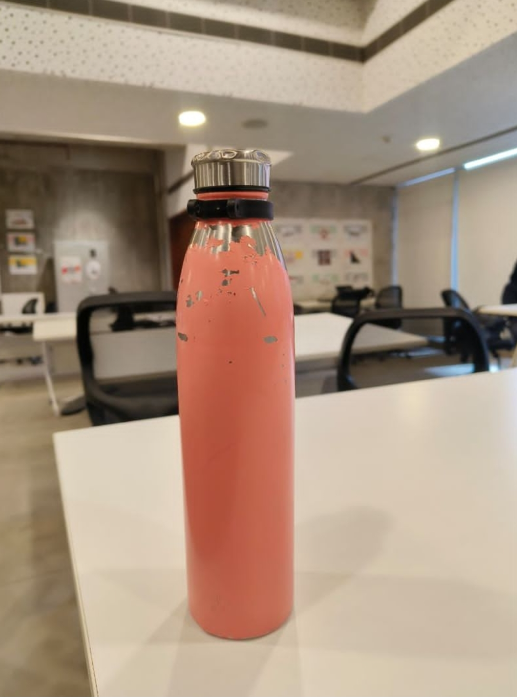
#> input picture img0.png, 517 x 697 px
$ python -i metrics.py   (imports and definitions only)   (older library calls are emulated)
#> lines starting #> are read from the running program, lines starting #| are printed output that depends on the picture; after the words box and inside, x2 and y2 are one past the last pixel; in counts of white or black regions, pixels touching at a corner belong together
#> further down, picture is the input picture: shape (697, 517, 3); mean B, G, R 126.8, 145.6, 168.1
import cv2
import numpy as np

# [29 lines left out: function calculate_ssim, not called in this run]

def calculate_complex_metrics(image):
    """
    Calculate extensive reference-less metrics.
    """
    gray = image
    if len(image.shape) == 3:
        gray = cv2.cvtColor(image, cv2.COLOR_BGR2GRAY)
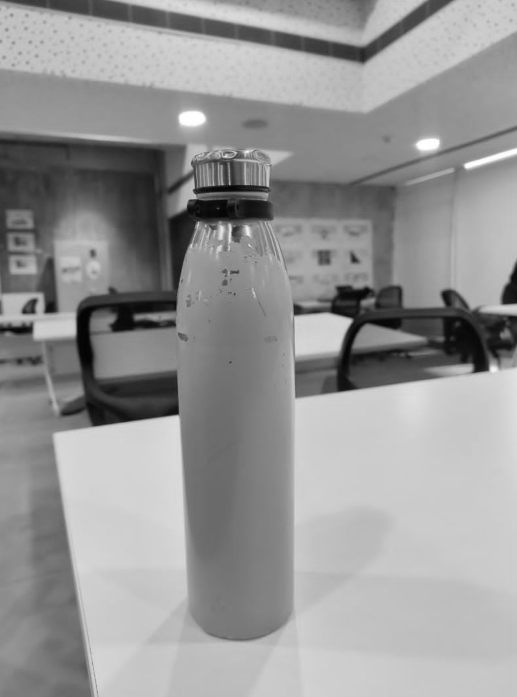
#> gray: shape (697, 517); min 1, max 255, mean 150.2

    metrics = {}

    # --- Traditional Sharpness ---

    # 1. Laplacian Variance
    lap = cv2.Laplacian(gray, cv2.CV_64F)
    metrics['laplacian_var'] = lap.var()

    # 2. Tenengrad
    gx = cv2.Sobel(gray, cv2.CV_64F, 1, 0, ksize=3)
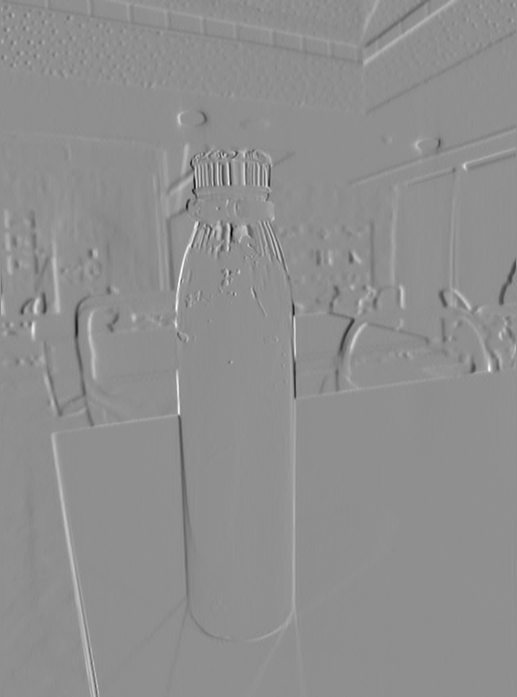
#> gx: shape (697, 517) float64; min -627, max 489, mean 0.7; drawn with min black and max white
    gy = cv2.Sobel(gray, cv2.CV_64F, 0, 1, ksize=3)
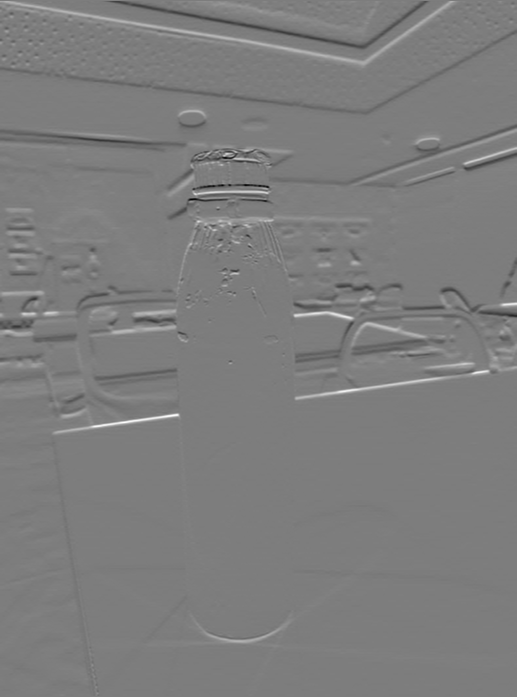
#> gy: shape (697, 517) float64; min -569, max 588, mean 0.5; drawn with min black and max white
    mag = gx**2 + gy**2
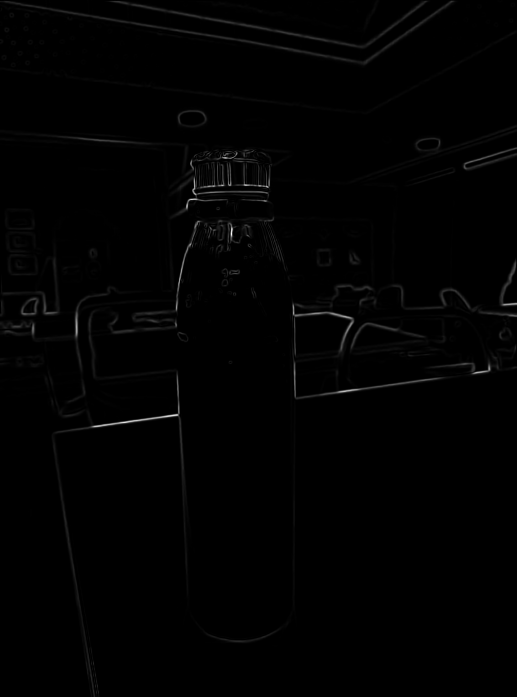
#> mag: shape (697, 517) float64; min 0, max 393658, mean 2973.5; drawn with min black and max white
    metrics['tenengrad'] = np.mean(mag)

    # 3. Brenner Gradient
    # difference between pixel and neighbor 2 steps away
    diff_x = np.subtract(gray[:, 2:], gray[:, :-2], dtype=np.float64)
    diff_y = np.subtract(gray[2:, :], gray[:-2, :], dtype=np.float64)
    metrics['brenner'] = np.mean(diff_x**2) + np.mean(diff_y**2)

    # 4. Modified Laplacian
    # Sum of absolute laplacian
    lx = cv2.Sobel(gray, cv2.CV_64F, 1, 0, ksize=3)
    ly = cv2.Sobel(gray, cv2.CV_64F, 0, 1, ksize=3)
    # Approx: |2*I - I(x-1) - I(x+1)| + ...
    # Use standard laplacian absolute
    lap_abs = np.abs(lap)
    metrics['mod_laplacian'] = np.mean(lap_abs)

    # 5. High Frequency Content (HFC)
    # Usually sum of transform coeffs, but here we estimate via gradient magnitude relative to brightness
    metrics['high_freq'] = np.mean(mag) / (np.mean(gray) + 1e-6)

    # 6. Edge Density
    edges = cv2.Canny(gray, 100, 200)
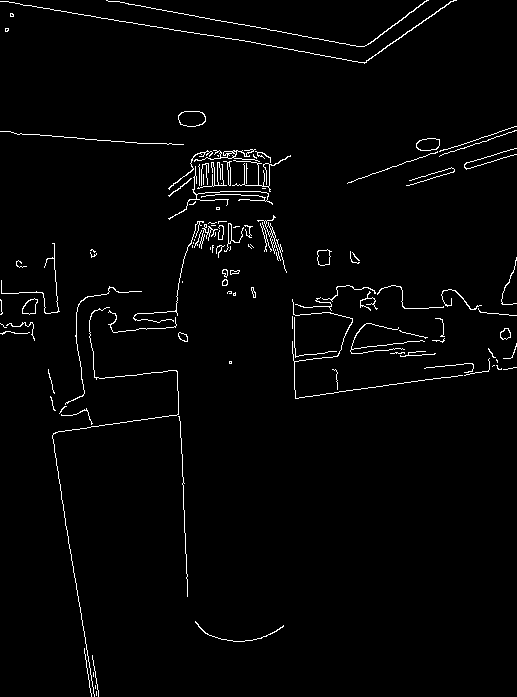
#> edges: shape (697, 517); 2.1% white in thin lines or dots
    metrics['edge_density'] = np.count_nonzero(edges) / edges.size

    # --- Perceptual ---

    # 7. Local Contrast
    # Standard deviation of local blocks.
    # Compute std dev in 7x7 blocks.
    # Efficient: Blur(I^2) - Blur(I)^2
    mu = cv2.blur(gray.astype(float), (7,7))
    sq = cv2.blur(gray.astype(float)**2, (7,7))
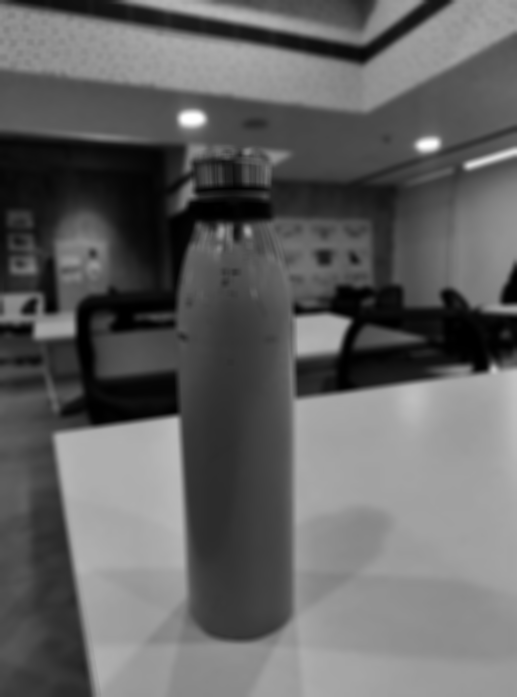
#> sq: shape (697, 517) float64; min 17.59, max 64931.5, mean 25200.5; drawn with min black and max white
    sigma = np.sqrt(np.maximum(sq - mu**2, 0))
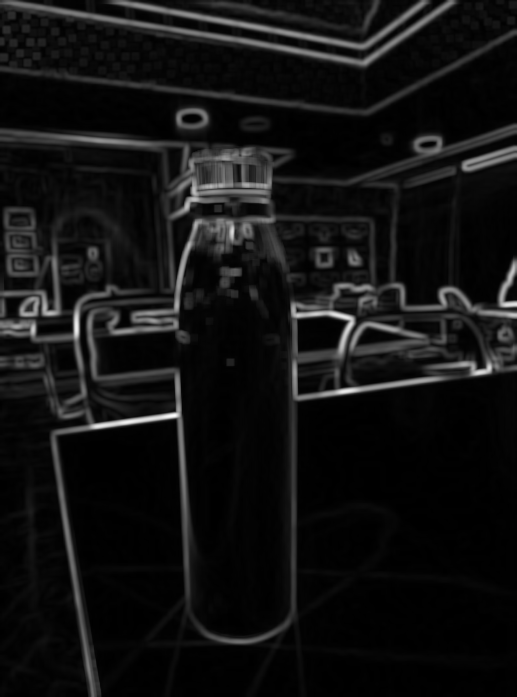
#> sigma: shape (697, 517) float64; min 0, max 82.79, mean 6; drawn with min black and max white
    metrics['local_contrast'] = np.mean(sigma)

    # 8. Acutance
    # Gradient Mean / Intensity Mean
    metrics['acutance'] = np.mean(np.sqrt(mag)) / (np.mean(gray) + 1e-6)

    return metrics

# [54 lines left out: function print_comparison_report, not called in this run]

>>> import cv2
>>> picture = cv2.imread('../img0.png')
>>> result = calculate_complex_metrics(picture)
#> result = {'laplacian_var': 55.74, 'tenengrad': 2973.5, 'brenner': 194.9, 'mod_laplacian': 3.13, 'high_freq': 19.8, 'edge_density': 0.0207, 'local_contrast': 5.99, 'acutance': 0.163}
